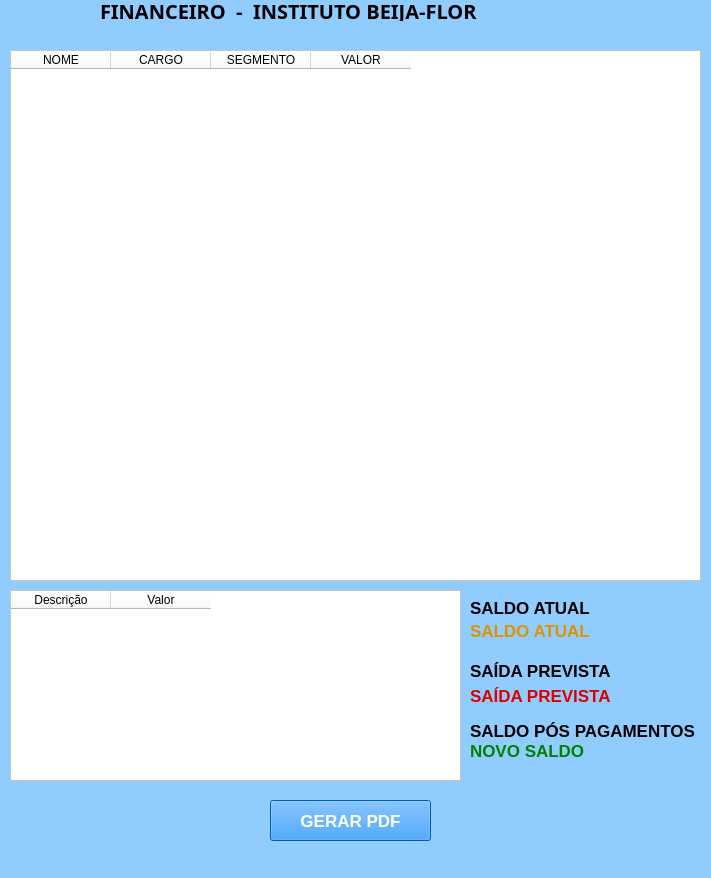
<?xml version="1.0" encoding="UTF-8"?>
<ui version="4.0">
 <class>MainWindow</class>
 <widget class="QMainWindow" name="MainWindow">
  <property name="geometry">
   <rect>
    <x>0</x>
    <y>0</y>
    <width>711</width>
    <height>878</height>
   </rect>
  </property>
  <property name="windowTitle">
   <string>MainWindow</string>
  </property>
  <property name="styleSheet">
   <string notr="true">background-color: rgb(145, 204, 255);</string>
  </property>
  <widget class="QWidget" name="centralwidget">
   <widget class="QLabel" name="label_5">
    <property name="geometry">
     <rect>
      <x>100</x>
      <y>0</y>
      <width>441</width>
      <height>21</height>
     </rect>
    </property>
    <property name="font">
     <font>
      <family>MV Boli</family>
      <pointsize>15</pointsize>
      <weight>75</weight>
      <italic>false</italic>
      <bold>true</bold>
     </font>
    </property>
    <property name="text">
     <string>FINANCEIRO  -  INSTITUTO BEIJA-FLOR</string>
    </property>
   </widget>
   <widget class="QPushButton" name="btnGerarPdf">
    <property name="geometry">
     <rect>
      <x>270</x>
      <y>800</y>
      <width>161</width>
      <height>41</height>
     </rect>
    </property>
    <property name="font">
     <font>
      <family>Arial</family>
      <pointsize>13</pointsize>
      <weight>75</weight>
      <bold>true</bold>
     </font>
    </property>
    <property name="styleSheet">
     <string notr="true">background-color: rgb(0, 130, 255);
color: rgb(255, 255, 255);</string>
    </property>
    <property name="text">
     <string>GERAR PDF</string>
    </property>
   </widget>
   <widget class="QTableWidget" name="tblColabPlanilha">
    <property name="geometry">
     <rect>
      <x>10</x>
      <y>50</y>
      <width>691</width>
      <height>531</height>
     </rect>
    </property>
    <property name="font">
     <font>
      <family>Arial</family>
      <pointsize>13</pointsize>
     </font>
    </property>
    <property name="styleSheet">
     <string notr="true">background-color: rgb(255, 255, 255);</string>
    </property>
    <column>
     <property name="text">
      <string>NOME</string>
     </property>
    </column>
    <column>
     <property name="text">
      <string>CARGO</string>
     </property>
    </column>
    <column>
     <property name="text">
      <string>SEGMENTO</string>
     </property>
    </column>
    <column>
     <property name="text">
      <string>VALOR</string>
     </property>
    </column>
   </widget>
   <widget class="QTableWidget" name="tblConsultarGastos">
    <property name="geometry">
     <rect>
      <x>10</x>
      <y>590</y>
      <width>451</width>
      <height>191</height>
     </rect>
    </property>
    <property name="font">
     <font>
      <family>Arial</family>
      <pointsize>15</pointsize>
     </font>
    </property>
    <property name="styleSheet">
     <string notr="true">background-color: rgb(255, 255, 255);</string>
    </property>
    <column>
     <property name="text">
      <string>Descrição</string>
     </property>
    </column>
    <column>
     <property name="text">
      <string>Valor</string>
     </property>
    </column>
   </widget>
   <widget class="QLabel" name="lblNovoSaldo">
    <property name="geometry">
     <rect>
      <x>470</x>
      <y>740</y>
      <width>141</width>
      <height>21</height>
     </rect>
    </property>
    <property name="font">
     <font>
      <family>Arial</family>
      <pointsize>13</pointsize>
      <weight>75</weight>
      <bold>true</bold>
     </font>
    </property>
    <property name="styleSheet">
     <string notr="true">color: rgb(0, 129, 0);</string>
    </property>
    <property name="text">
     <string>NOVO SALDO</string>
    </property>
   </widget>
   <widget class="QLabel" name="lblSaida">
    <property name="geometry">
     <rect>
      <x>470</x>
      <y>685</y>
      <width>161</width>
      <height>21</height>
     </rect>
    </property>
    <property name="font">
     <font>
      <family>Arial</family>
      <pointsize>13</pointsize>
      <weight>75</weight>
      <bold>true</bold>
     </font>
    </property>
    <property name="styleSheet">
     <string notr="true">color: rgb(220, 0, 0);</string>
    </property>
    <property name="text">
     <string>SAÍDA PREVISTA</string>
    </property>
   </widget>
   <widget class="QLabel" name="lblSaldo">
    <property name="geometry">
     <rect>
      <x>470</x>
      <y>620</y>
      <width>141</width>
      <height>21</height>
     </rect>
    </property>
    <property name="font">
     <font>
      <family>Arial</family>
      <pointsize>13</pointsize>
      <weight>75</weight>
      <bold>true</bold>
     </font>
    </property>
    <property name="styleSheet">
     <string notr="true">color: rgb(221, 147, 0);</string>
    </property>
    <property name="text">
     <string>SALDO ATUAL</string>
    </property>
   </widget>
   <widget class="QLabel" name="label_6">
    <property name="geometry">
     <rect>
      <x>470</x>
      <y>720</y>
      <width>261</width>
      <height>21</height>
     </rect>
    </property>
    <property name="font">
     <font>
      <family>Arial</family>
      <pointsize>13</pointsize>
      <weight>75</weight>
      <bold>true</bold>
     </font>
    </property>
    <property name="text">
     <string>SALDO PÓS PAGAMENTOS</string>
    </property>
   </widget>
   <widget class="QLabel" name="label_4">
    <property name="geometry">
     <rect>
      <x>470</x>
      <y>600</y>
      <width>141</width>
      <height>16</height>
     </rect>
    </property>
    <property name="font">
     <font>
      <family>Arial</family>
      <pointsize>13</pointsize>
      <weight>75</weight>
      <bold>true</bold>
     </font>
    </property>
    <property name="text">
     <string>SALDO ATUAL</string>
    </property>
   </widget>
   <widget class="QLabel" name="label_3">
    <property name="geometry">
     <rect>
      <x>470</x>
      <y>660</y>
      <width>161</width>
      <height>21</height>
     </rect>
    </property>
    <property name="font">
     <font>
      <family>Arial</family>
      <pointsize>13</pointsize>
      <weight>75</weight>
      <bold>true</bold>
     </font>
    </property>
    <property name="text">
     <string>SAÍDA PREVISTA</string>
    </property>
   </widget>
  </widget>
  <widget class="QMenuBar" name="menubar">
   <property name="geometry">
    <rect>
     <x>0</x>
     <y>0</y>
     <width>711</width>
     <height>21</height>
    </rect>
   </property>
  </widget>
  <widget class="QStatusBar" name="statusbar"/>
 </widget>
 <resources/>
 <connections/>
</ui>
